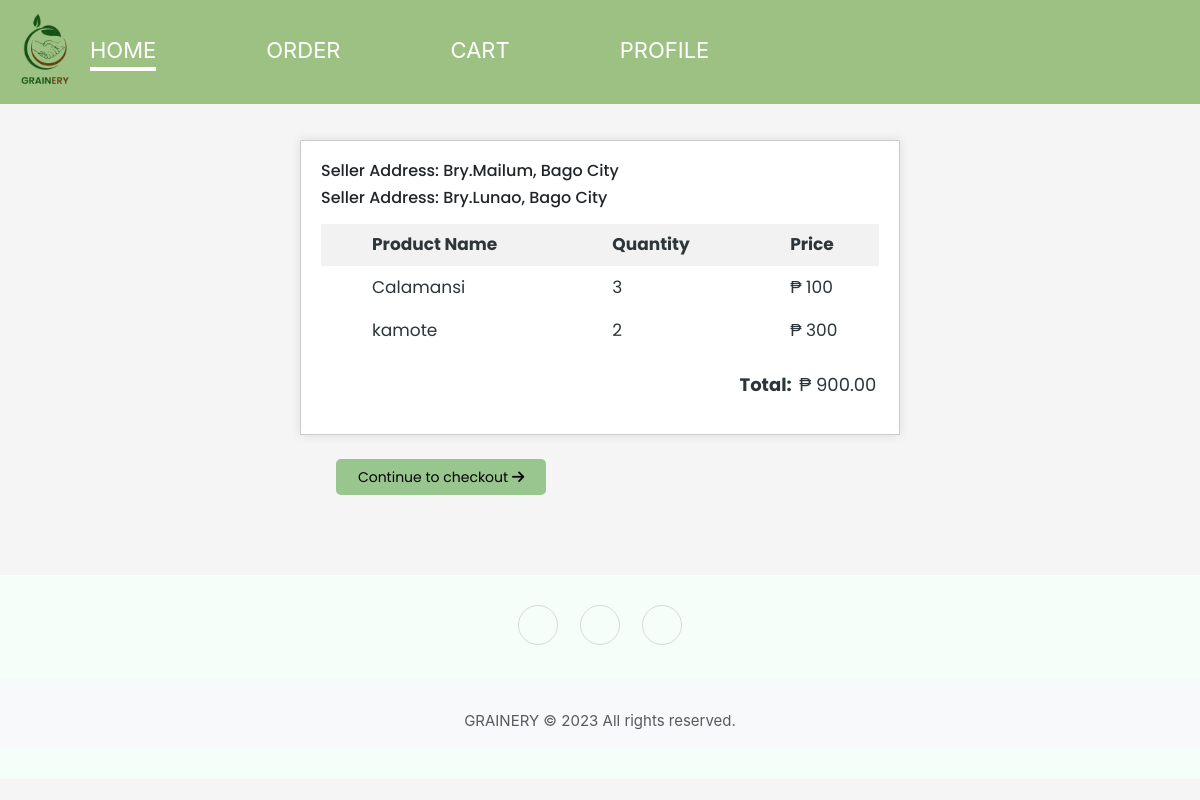
Page /buyer_side/checkout.php (signed in) on the committed database.
### tables this page shows
CREATE TABLE `cart` (
  `cart_id` int(11) NOT NULL AUTO_INCREMENT,
  `reference_no.` varchar(225) DEFAULT NULL,
  `seller_id` int(11) NOT NULL,
  `product_id` int(11) NOT NULL,
  `client_id` int(11) NOT NULL,
  `product_name` varchar(255) NOT NULL,
  `quantity` int(11) NOT NULL,
  `image` varchar(255) NOT NULL,
  `price` varchar(255) NOT NULL,
  PRIMARY KEY (`cart_id`)
);

CREATE TABLE `farmer` (
  `seller_id` int(11) NOT NULL AUTO_INCREMENT,
  `fname` varchar(255) DEFAULT NULL,
  `lname` varchar(255) DEFAULT NULL,
  `address` varchar(255) DEFAULT NULL,
  `association` varchar(11) DEFAULT NULL,
  `email` varchar(255) DEFAULT NULL,
  `phonenumber` bigint(20) DEFAULT NULL,
  `farmers_identification_number` bigint(20) NOT NULL,
  `profile_image` varchar(255) DEFAULT NULL,
  `username` varchar(255) DEFAULT NULL,
  `password` varchar(255) DEFAULT NULL,
  PRIMARY KEY (`seller_id`)
);

### buyer_side/logic/dbcheckout.php (called while the page is built)
<?php
    require('../logic/db_connection.php');
    $client_id = $_SESSION['id'];
    $cart_query = mysqli_query($connect, "SELECT `farmer`.`address`, `cart`.`seller_id`, `cart`.`product_id`, `cart`.`client_id` ,`cart`.`product_name`, `cart`.`quantity`, `cart`.`price` FROM `farmer` INNER JOIN `cart` ON `farmer`.`seller_id` = `cart`.`seller_id` WHERE `cart`.`client_id` = '$client_id'");
?>

### buyer_side/checkout.php (the view, shortened to what this page needs)
<?php
    require ('../logic/db_connection.php');
    include 'logic/dbcheckout.php';
?>
<!DOCTYPE html>
<html lang="en">
    <head>
        <link rel="stylesheet" href="https://cdnjs.cloudflare.com/ajax/libs/font-awesome/6.0.0/css/all.min.css">
        <link href="https://cdn.jsdelivr.net/npm/bootstrap@5.3.1/dist/css/bootstrap.min.css" rel="stylesheet">
        <link href="../css/buyer_checkout.css" rel="stylesheet">
    </head>
    <body>
        <?php
            include 'includes/header.php';
        ?>
        <div class="receipt">
            <form class="needs-validation" novalidate="" action="logic/dborder.php?ID=<?=$client_id ?>" method="post">
                <table class="item-table">
                    <thead>
                        <tr>
                            <th>Product Name</th>
                            <th>Quantity</th>
                            <th>Price</th>
                        </tr>
                    </thead>
                    <?php
                        $grand_total = 0;
                        while ($rows = mysqli_fetch_assoc($cart_query)) {
                            $itemQuantity = $rows["quantity"];
                            $itemPrice = $rows["price"];
                            $subtotal = $itemPrice * $itemQuantity;
                            $grand_total += $subtotal;
                    ?>
                    <h6>Seller Address: Bry.<?= $rows['address']?>, Bago City</h6>
                    <tbody>
                        <tr>
                            <td><?php echo $rows['product_name']; ?></td>
                            <td><?php echo $rows["quantity"]; ?></td>
                            <td>₱ <?php echo number_format($itemPrice); ?></td>
                        </tr>
                    </tbody>
                    <?php
                    }
                    ?>
                </table>
                    <div class="total">
                        <p><strong>Total: &nbsp;</strong><?php echo "₱". " ". number_format($grand_total, 2, '.', ','); ?></p>
                    </div>
                </div>
                <a href="logic/dborder.php"><button class="shop" type="submit" style="width:15em; margin-bottom:1em;">Continue to checkout <i class="fa-solid fa-arrow-right"></i></button></a>
        <br><br><br>
        <?php include '../includes/footer.php'; ?>
    </body>
</html>

### css/buyer_checkout.css (style rules this page uses)
body { background-color: #f5f5f5; }
.receipt { max-width: 600px; margin: 0 auto; padding: 20px; border: 1px solid #ccc; box-shadow: 0 0 10px rgba(0, 0, 0, 0.1); font-family: 'Poppins', sans-serif; margin-top: 3%; font-size: 17px; background-color: #fff; }
.item-table { width: 100%; border-collapse: collapse; margin-top:1em; color: #2c3539; }
.item-table th { background-color: #f2f2f2; text-align: left; padding: 8px; padding-left: 3em; }
.item-table td { padding: 9px; padding-left: 3em; }
.total { margin-left: 75%; font-size: 18px; color: #2c3539; margin-top: 1em; }
.shop { background-color: #99c68e; width: 13em; height: 2.6em; font-family: 'Poppins', sans-serif; margin-top: 2%; margin-left: 28%; font-size: 14px; border: none; cursor: pointer; border-radius: 5px; }

### css/buyer_header.css (style rules this page uses)
* { box-sizing: border-box; margin: 0%; padding: 0%; }
body { font-family: 'Inter';font-size: 22px; }
button { width: 5%; height: 5vh; background-color: #4e8975; border: none; cursor: pointer; border-radius: 5px; }

### rows in the picture
cart: seller.address "Mailum", product_name "Calamansi", quantity "3", price "100"
cart: seller.address "Lunao", product_name "kamote", quantity "2", price "300"

### other values in the picture
$grand_total "900.00"
